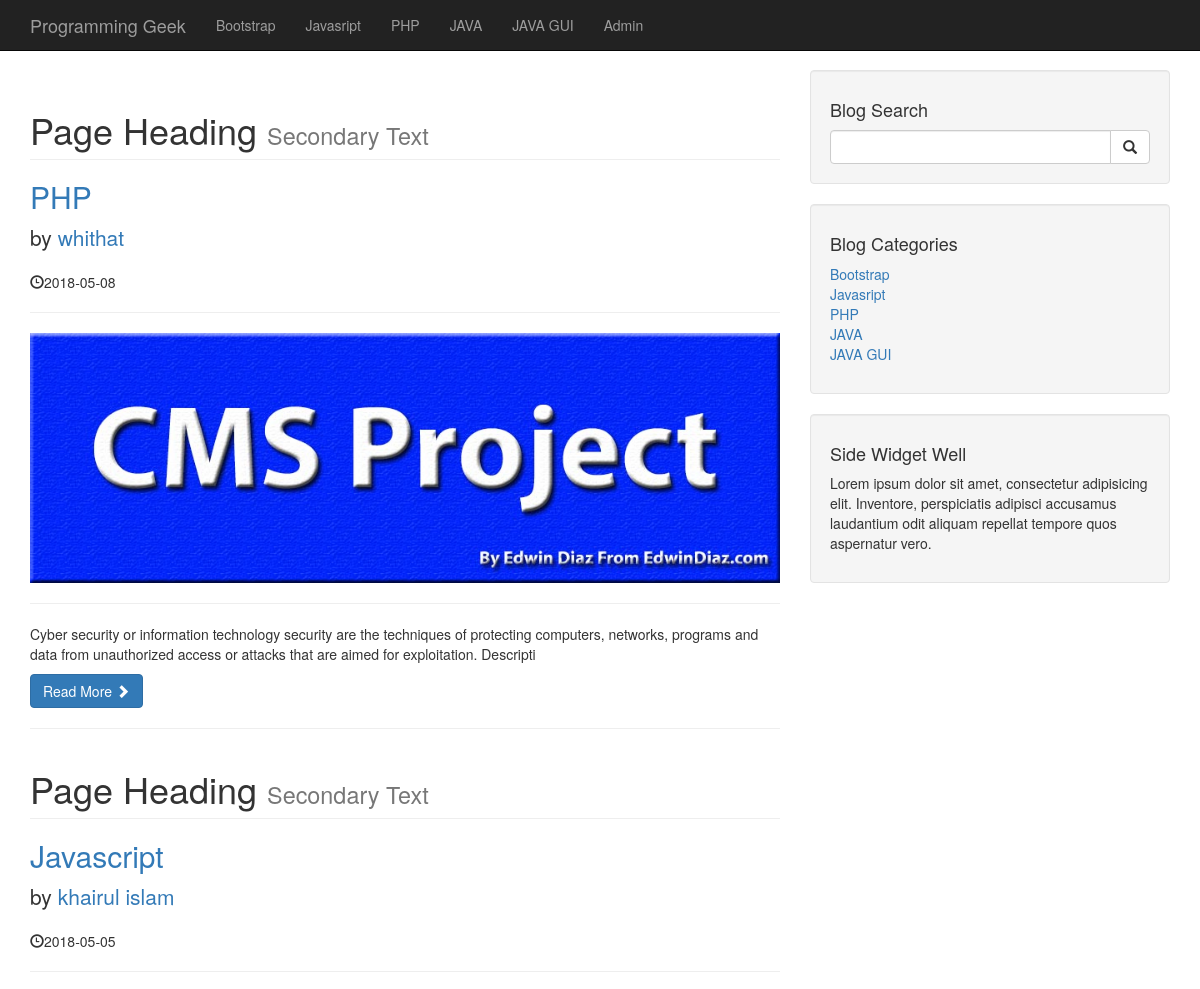
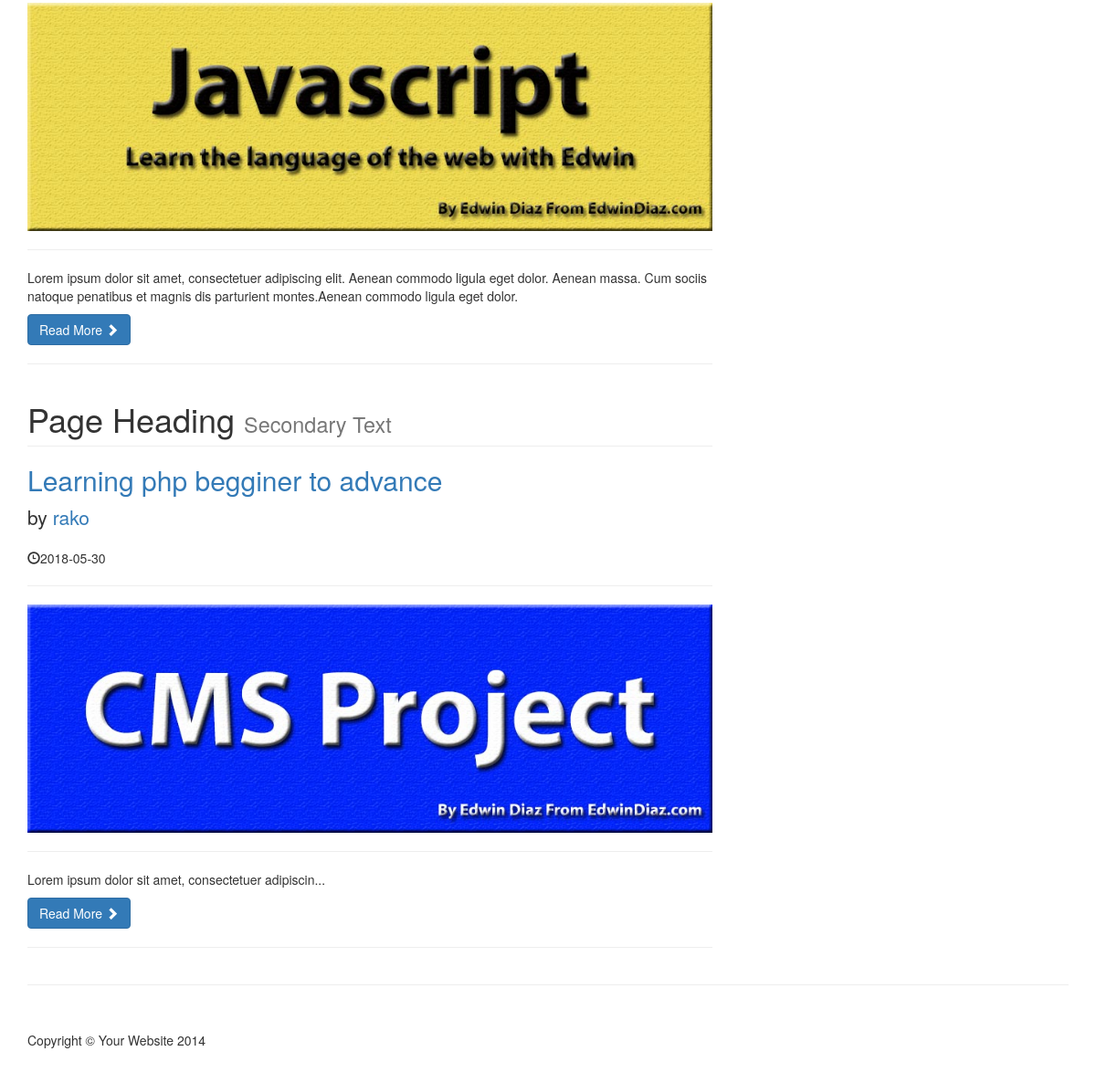
The page / on the database its author committed (2 pictures, top to bottom).
### tables this page shows
CREATE TABLE `categories` (
  `cat_id` int(3) NOT NULL,
  `cat_title` varchar(255) NOT NULL
);

CREATE TABLE `posts` (
  `post_id` int(3) NOT NULL,
  `post_catagorie_id` int(3) NOT NULL,
  `post_title` varchar(255) NOT NULL,
  `post_author` varchar(255) NOT NULL,
  `post_date` date NOT NULL,
  `post_image` text NOT NULL,
  `post_content` text NOT NULL,
  `post_tag` varchar(255) NOT NULL,
  `post_comment_count` int(11) NOT NULL,
  `post_status` varchar(255) NOT NULL DEFAULT 'draft'
);

### index.php (the view)
<?php include"include/db.php";?>
<?php include"include/header.php";?>
<?php include"include/navigation.php";?>
    <div class="container">
        <div class="row">
            <div class="col-md-8">
                 <?php
                       $query = "SELECT * FROM posts WHERE post_status = 'published' ";
                       $select_all_posts_query = mysqli_query($connection,$query);
                       while($row = mysqli_fetch_assoc($select_all_posts_query)){
                             $post_id = $row['post_id'];
                             $post_title = $row['post_title'];
                             $post_author = $row['post_author'];
                             $post_date = $row['post_date'];
                             $post_image = $row['post_image'];
                             $post_content = substr($row['post_content'],0,200);
                 ?>
                         <h1 class="page-header">
                    Page Heading
                    <small>Secondary Text</small>
                </h1>
                <h2>
                    <a href="post.php?p_id=<?php echo $post_id; ?> "><?php echo $post_title; ?></a>
                </h2>
                <p class="lead">
                    by <a href="index.php"><?php echo $post_author; ?></a>
                </p>
                <p><span class="glyphicon glyphicon-time"></span><?php echo $post_date; ?></p>
                <hr>
                <img class="img-responsive" src="images/<?php echo $post_image; ?>" alt="">
                <hr>
                <p><?php echo $post_content; ?></p>
                <a class="btn btn-primary" href="#">Read More <span class="glyphicon glyphicon-chevron-right"></span></a>
                <hr>
               <?php } ?>
            </div>
            <?php include"include/sidebar.php";?>
        </div>
        <hr>
<?php include"include/footer.php";?>

### include/header.php (shortened to what this page needs)
<!DOCTYPE html>
<html lang="en">
<head>
    <link href="css/bootstrap.min.css" rel="stylesheet">
    <link href="css/blog-home.css" rel="stylesheet">
</head>
<body>

### include/navigation.php (shortened to what this page needs)
  <nav class="navbar navbar-inverse navbar-fixed-top" role="navigation">
<div class="container">
    <div class="navbar-header">
            <a class="navbar-brand" href="./index.php">Programming Geek</a>
        </div>
        <div class="collapse navbar-collapse" id="bs-example-navbar-collapse-1">
            <ul class="nav navbar-nav">
               <?php
                   $query = "SELECT * FROM categories ";
                   $select_all_catagories_query = mysqli_query($connection,$query);
                   while($row = mysqli_fetch_assoc($select_all_catagories_query)){
                         $cat_title = $row['cat_title'];
                         echo "<li><a href='#'>{$cat_title}</a></li>";
                   }
               ?>
                <li>
                    <a href="admin">Admin</a>
            </ul>
        </div>
    </div>
</nav>

### include/sidebar.php
   <div class="col-md-4">
    <div class="well">
        <h4>Blog Search</h4>
        <form action="search.php" method="post">
        <div class="input-group">
            <input name="search" type="text" class="form-control">
            <span class="input-group-btn">
                <button name="submit" class="btn btn-default" type="submit">
                    <span class="glyphicon glyphicon-search"></span>
            </button>
            </span>
        </div>
        </form>
    </div>
    <div class="well">
        <?php
           $query = "SELECT * FROM categories ";
           $select_catagories_side = mysqli_query($connection,$query);
       ?>
        <h4>Blog Categories</h4>
        <div class="row">
            <div class="col-lg-12">
                <ul class="list-unstyled">
                <?php
                while($row = mysqli_fetch_assoc($select_catagories_side)){
                      $cat_title = $row['cat_title'];
                      $cat_id = $row['cat_id'];
                      echo "<li><a href='category.php?category=$cat_id'>{$cat_title}</a></li>";
                }
                ?>
                </ul>
            </div>
        </div>
    </div>
    <?php include"include/widget.php";?>
</div>

### include/widget.php
<div class="well">
                    <h4>Side Widget Well</h4>
                    <p>Lorem ipsum dolor sit amet, consectetur adipisicing elit. Inventore, perspiciatis adipisci accusamus laudantium odit aliquam repellat tempore quos aspernatur vero.</p>
                </div>

### include/footer.php (shortened to what this page needs)
        <footer>
            <div class="row">
                <div class="col-lg-12">
                    <p>Copyright &copy; Your Website 2014</p>
                </div>
            </div>
        </footer>
    </div>
</body>
</html>

### css/blog-home.css (style rules this page uses)
body { padding-top: 70px; }
footer { margin: 50px 0; }

### rows shown on the page
categories: cat_title "Bootstrap"
categories: cat_title "Javasript"
categories: cat_title "PHP"
categories: cat_title "JAVA"
categories: cat_title "JAVA GUI"
posts: post_title "PHP", post_author "whithat", post_date "2018-05-08", post_image (picture), post_content "Cyber security or information technology security are the techniques of protecting computers, networks, programs and data from unauthorized access or attacks that are aimed for exploitation. Descripti"
posts: post_title "Javascript", post_author "khairul islam", post_date "2018-05-05", post_image (picture), post_content "Lorem ipsum dolor sit amet, consectetuer adipiscing elit. Aenean commodo ligula eget dolor. Aenean massa. Cum sociis natoque penatibus et magnis dis parturient montes.Aenean commodo ligula eget dolor."
posts: post_title "Learning php begginer to advance", post_author "rako", post_date "2018-05-30", post_image (picture), post_content "Lorem ipsum dolor sit amet, consectetuer adipiscin..."
